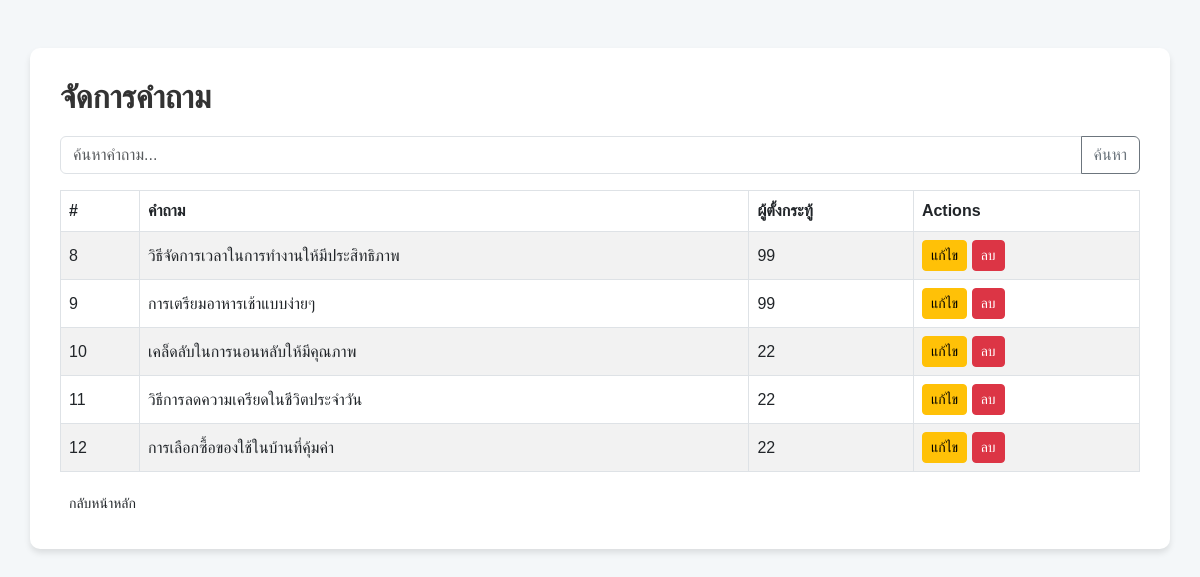
Screenshot of /admin_questions.php (signed in) with the database file from the repository.
### tables this page shows
CREATE TABLE `webboard` (
  `question_id` int(11) NOT NULL,
  `user_id` int(11) DEFAULT NULL,
  `question` varchar(255) NOT NULL,
  `details` text NOT NULL,
  `create_date` datetime DEFAULT current_timestamp(),
  `view_count` int(11) DEFAULT 0,
  `status` enum('active','hidden','deleted') DEFAULT 'active',
  `username` varchar(255) NOT NULL
);

### admin_questions.php (the view, shortened to what this page needs)
<?php
include 'db_connect.php';
$sql = "SELECT * FROM webboard";
$result = mysqli_query($conn, $sql);
?>
<!DOCTYPE html>
<html lang="th">
<head>
    <link href="https://cdn.jsdelivr.net/npm/bootstrap@5.3.0/dist/css/bootstrap.min.css" rel="stylesheet">
</head>
<body>
<div class="container mt-5">
    <h2 class="header-title">จัดการคำถาม</h2>
    <div class="mb-3">
        <form method="GET" action="">
            <div class="input-group">
                <input type="text" class="form-control" placeholder="ค้นหาคำถาม..." name="search" value="<?php echo isset($_GET['search']) ? $_GET['search'] : ''; ?>">
                <button class="btn btn-outline-secondary" type="submit">ค้นหา</button>
            </div>
        </form>
    </div>
    <table class="table table-striped table-bordered">
        <thead>
            <tr>
                <th>#</th>
                <th>คำถาม</th>
                <th>ผู้ตั้งกระทู้</th>
                <th>Actions</th>
            </tr>
        </thead>
        <tbody>
            <?php while ($question = mysqli_fetch_assoc($result)): ?>
                <tr>
                    <td><?php echo $question['question_id']; ?></td>
                    <td><?php echo htmlspecialchars($question['question']); ?></td>
                    <td><?php echo $question['username']; ?></td>
                    <td>
                        <a href="edit_question.php?id=<?php echo $question['question_id']; ?>" class="btn btn-warning btn-sm">แก้ไข</a>
                        <a href="delete_question.php?id=<?php echo $question['question_id']; ?>" class="btn btn-danger btn-sm">ลบ</a>
                    </td>
                </tr>
            <?php endwhile; ?>
        </tbody>
    </table>
    <a href="index.php" class="btn btn-back btn-sm">กลับหน้าหลัก</a>
</div>
</body>
</html>

### admin_questions.php (style rules this page uses)
body { background-color: #f4f7f9; font-family: 'Arial', sans-serif; }
.container { background-color: white; padding: 30px; border-radius: 10px; box-shadow: 0 4px 6px rgba(0, 0, 0, 0.1); }
.table th, .table td { vertical-align: middle; }
.header-title { font-size: 2rem; font-weight: bold; color: #333; margin-bottom: 20px; }

### rows the page displays
webboard: question_id "8", question "วิธีจัดการเวลาในการทำงานให้มีประสิทธิภาพ", username "99"
webboard: question_id "9", question "การเตรียมอาหารเช้าแบบง่ายๆ", username "99"
webboard: question_id "10", question "เคล็ดลับในการนอนหลับให้มีคุณภาพ", username "22"
webboard: question_id "11", question "วิธีการลดความเครียดในชีวิตประจำวัน", username "22"
webboard: question_id "12", question "การเลือกซื้อของใช้ในบ้านที่คุ้มค่า", username "22"
